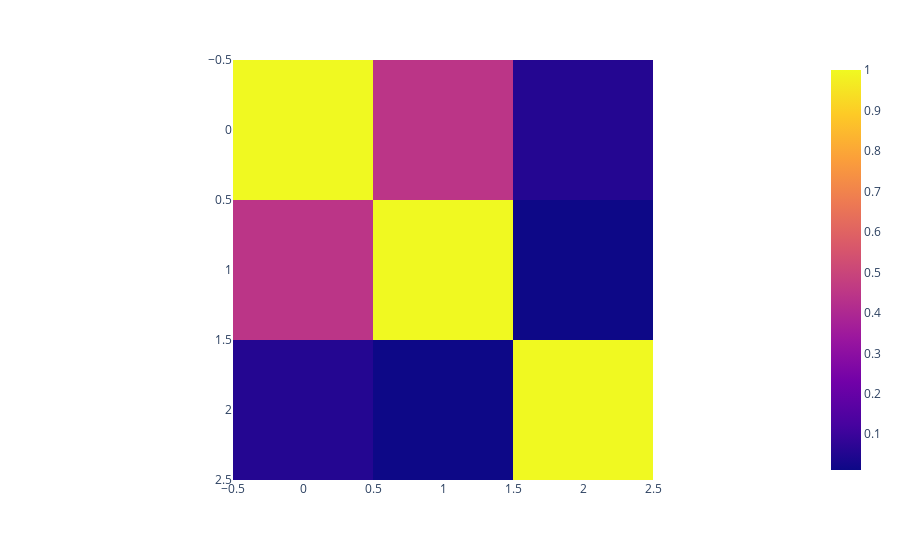

The cell this chart's notebook holds for it:
### Markdown cell above
## Lets see some applications

### Code cell
from langchain.embeddings.openai import OpenAIEmbeddings

dimension = 256 
embedding = OpenAIEmbeddings( model = openai_embbeding_model_small, model_kwargs= {'dimensions' : dimension} )

 
weather_uk = 'The climate in the United Kingdom is defined as a humid temperate oceanic climate, \
or Cfb on the Köppen climate classification system, a classification it shares with most of \
north-west Europe.\
Regional climates are influenced by the Atlantic Ocean and latitude. Northern Ireland, \
Wales and western parts of England and Scotland, being closest to the Atlantic Ocean,\
are generally the mildest, wettest, and windiest regions of the UK, and temperature ranges \
there are seldom extreme. Eastern areas are drier, cooler, and less windy, and also \
experience the greatest daily and seasonal temperature variations. Northern areas are generally \
cooler and wetter and have slightly larger temperature ranges than southern areas, which are \
generally warmer and drier.'.replace("  "," ")
        
weather_forecast = 'A few showers lingering in the east, with further rain into North. \
Elsewhere, mainly dry and cloudy. Breezy along coasts. Rather cold, but again milder \
in the southwest.'.replace("  "," ")
      
      
bicycle = 'A bicycle, also called a pedal cycle, bike, push-bike or cycle, is a human-powered or motor-assisted, \
pedal-driven, single-track vehicle, with two wheels attached to a frame, one behind the other. A bicycle \
rider is called a cyclist, or bicyclist. Bicycles were introduced in the 19th century in Europe. By \
the early 21st century there were more than 1 billion bicycles.[1][2] There are many more bicycles \
than cars.[3][4][5] Bicycles are the principal means of transport in many regions. They also provide \
a popular form of recreation, and have been adapted for use as childrens toys. Bicycles are used for \
fitness, military and police applications, courier services, bicycle racing, and artistic cycling. \
The basic shape and configuration of a typical upright or safety bicycle, has changed little since \
the first chain-driven model was developed around 1885.[6][7][8] However, many details have been improved, \
especially since the advent of modern materials and computer-aided design. These have allowed for a \
proliferation of specialized designs for many types of cycling. In the 21st century, electric bicycles \
have become popular.'.replace("  "," ") 
 
sentence1_emb  = embedding.embed_query(weather_uk)
sentence2_emb  = embedding.embed_query(weather_forecast)
sentence3_emb  = embedding.embed_query(bicycle)
 
 
print('---')
stack = [] 
for x in [sentence1_emb,sentence2_emb,sentence3_emb]:
    result = [np.dot(sentence1_emb, x),np.dot(sentence2_emb, x),np.dot(sentence3_emb, x)]
    print( result )
    stack.append(result)
    
fig = px.imshow(stack)
fig.show()

### Figure 1 — Plotly figure (JSON) as saved in the notebook; plotly's stock layout.template omitted (floating-point values rounded to 4 significant figures)
{"data": [{"coloraxis": "coloraxis", "hovertemplate": "x: %{x}<br>y: %{y}<br>color: %{z}<extra></extra>", "name": "0", "type": "heatmap", "xaxis": "x", "yaxis": "y", "z": [[1.0, 0.4455, 0.05564], [0.4455, 1.0, 0.01175], [0.05564, 0.01175, 1.0]]}], "layout": {"coloraxis": {"colorscale": [[0, "#0d0887"], [0.1111, "#46039f"], [0.2222, "#7201a8"], [0.3333, "#9c179e"], [0.4444, "#bd3786"], [0.5556, "#d8576b"], [0.6667, "#ed7953"], [0.7778, "#fb9f3a"], [0.8889, "#fdca26"], [1, "#f0f921"]]}, "margin": {"t": 60}, "xaxis": {"anchor": "y", "constrain": "domain", "domain": [0, 1], "scaleanchor": "y"}, "yaxis": {"anchor": "x", "autorange": "reversed", "constrain": "domain", "domain": [0, 1]}}}
